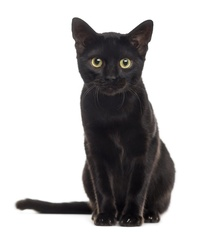
#> input picture Hough-Transform/black_cat.jpg, 216 x 233 px, shrunk from 720 x 777 before the run
$ python test3.py
#> lines starting #> are read from the running program, lines starting #| are printed output that depends on the picture; after the words box and inside, x2 and y2 are one past the last pixel; in counts of white or black regions, pixels touching at a corner belong together
import matplotlib.pyplot as plt
import numpy as np
import math
import cv2


def hough_line(img, angle_step=1, lines_are_white=True, value_threshold=5):
    """
    Hough transform for lines

    Input:
    img - 2D binary image with nonzeros representing edges
    angle_step - Spacing between angles to use every n-th angle
                 between -90 and 90 degrees. Default step is 1.
    lines_are_white - boolean indicating whether lines to be detected are white
    value_threshold - Pixel values above or below the value_threshold are edges

    Returns:
    accumulator - 2D array of the hough transform accumulator
    theta - array of angles used in computation, in radians.
    rhos - array of rho values. Max size is 2 times the diagonal
           distance of the input image.
    """
    # Rho and Theta ranges
    thetas = np.deg2rad(np.arange(-90.0, 90.0, angle_step))
    width, height = img.shape
    diag_len = int(round(math.sqrt(width * width + height * height)))
    rhos = np.linspace(-diag_len, diag_len, diag_len * 2)

    # Cache some reusable values
    cos_t = np.cos(thetas)
    sin_t = np.sin(thetas)
    num_thetas = len(thetas)

    # Hough accumulator array of theta vs rho
    accumulator = np.zeros((2 * diag_len, num_thetas), dtype=np.uint8)

    # indices of none zero (row, col)
    are_edges = img > value_threshold if lines_are_white else img < value_threshold
    y_idxs, x_idxs = np.nonzero(are_edges)

    # Vote in the hough accumulator
    for i in range(len(x_idxs)):
        x = x_idxs[i]
        y = y_idxs[i]

        for t_idx in range(num_thetas):
            # Calculate rho. diag_len is added for a positive index
            rho = diag_len + int(round(x * cos_t[t_idx] + y * sin_t[t_idx]))
            accumulator[rho, t_idx] += 1

    return accumulator, thetas, rhos


def show_hough_line(img, accumulator, thetas, rhos, save_path=None):

    fig, ax = plt.subplots(1, 2, figsize=(10, 10))

    ax[0].imshow(img, cmap=plt.cm.gray)
    ax[0].set_title('Input image')
    ax[0].axis('image')

    ax[1].imshow(
        accumulator, cmap='jet',
        extent=[np.rad2deg(thetas[-1]), np.rad2deg(thetas[0]), rhos[-1], rhos[0]])
    ax[1].set_aspect('equal', adjustable='box')
    ax[1].set_title('Hough transform')
    ax[1].set_xlabel('Angles (degrees)')
    ax[1].set_ylabel('Distance (pixels)')
    ax[1].axis('image')

    # plt.axis('off')
    if save_path is not None:
        plt.savefig(save_path, bbox_inches='tight')
    plt.show()


if __name__ == '__main__':
    imgpath = 'black_cat.jpg'
    img = cv2.imread(imgpath, 0)
#> img: shape (233, 216); min 4, max 255, mean 187.6
    img = cv2.resize(img, (0,0), fx=0.2, fy=0.2)
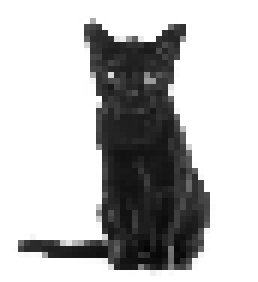
#> img: shape (47, 43) (shown 6 times larger); min 4, max 255, mean 187.7
    # cv2.imshow('', img)
    # cv2.waitKey()
    plt.imshow(img)
    plt.show()
    accumulator, thetas, rhos = hough_line(img)
#> in hough_line, `are_edges = img > value_threshold if lines_are_white else img < value_..`:
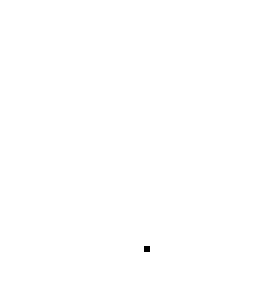
#> are_edges: shape (47, 43) bool (shown 6 times larger); 100% white; black in thin lines or dots, all inside (x1, y1, x2, y2) = (24, 41, 25, 42)
#> in hough_line, `y_idxs, x_idxs = np.nonzero(are_edges)`: y_idxs = 2020 values from 0 to 46; x_idxs = 2020 values, max 42 at index 42, min 0 at index 0, mean 21
#> the loop in hough_line, `for i in range(len(x_idxs)):` made 2020 passes
#> (x, y) on passes 1 to 3: (0, 0), (1, 0), (2, 0)
#> after the loop in hough_line, `for i in range(len(x_idxs)):`:
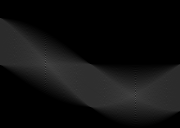
#> accumulator: shape (128, 180); min 0, max 86, mean 15.8
#> thetas = 180 values from -1.57 to 1.55; rhos = 128 values from -64 to 64
    show_hough_line(img, accumulator, thetas, rhos, save_path='imgs/output.png')
#> in show_hough_line, `plt.savefig(save_path, bbox_inches='tight')`:
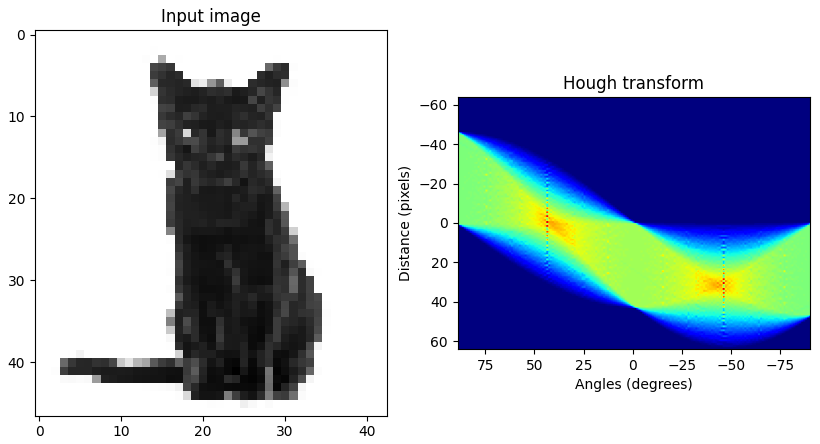
#> figure drawn by matplotlib, 2 panels
